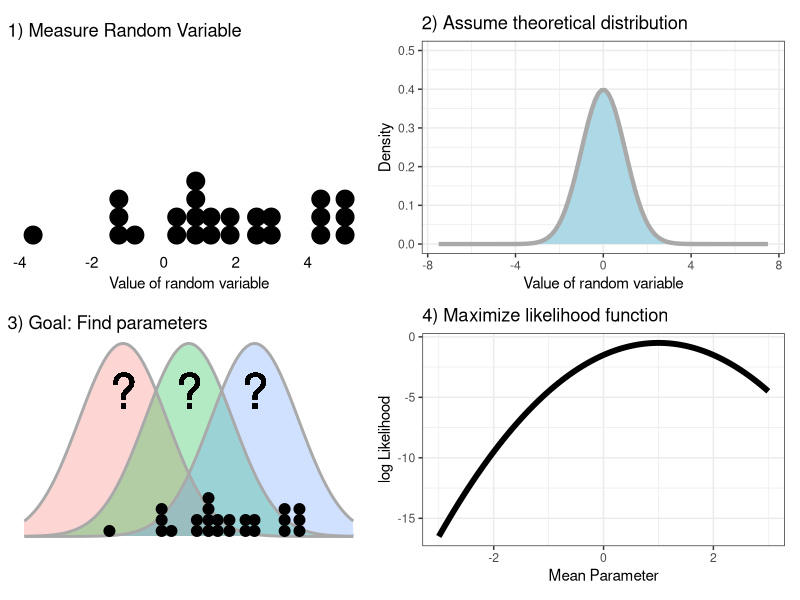

R code for this plot:
## ---- chunk 1
library("ggplot2")
library("patchwork")
set.seed(2)
n = 25
maxx = 7.5
minx = -maxx 
x = seq(from = minx, to = maxx, length.out = 100)
y = dnorm(x)

# just the distribution
dat = data.frame(x,y, type = "0")
p = ggplot(dat,aes(x=x,y=y, group = type)) +
  geom_area(fill = "lightblue", alpha = 1) + 
  geom_line(size = 1.5, color = "darkgrey") +
  scale_x_continuous("Value of random variable") +
  scale_y_continuous("Density", limits = c(0, 0.5)) +
  theme_bw() +
  ggtitle("2) Assume theoretical distribution")

# non-parametric distribution of the data
# note: just for visualization, we don't actually need this for likelihood approach
xsample = rnorm(n, mean = 1, sd = 2)
xx =  density(xsample)
xx = data.frame(x = xx$x, y = xx$y, type = "real")
#xx = rbind(xx, dat)

xdat = data.frame(x = xsample, type = "egal", y = 0)

# TODO: Beeplot

#p2 = ggplot(xx, aes(x=x,y=y, group = type)) +
#  geom_rug(data = data.frame(xdat)) +
#  geom_area(fill = "lightblue", alpha = 0.3) + 
#  geom_line(size = 2, lty= 2) +
#  theme_void() +
#  ggtitle("1) Data")

p2 = ggplot(xdat) +
  geom_dotplot(aes(x = x), binwidth = 0.5, stackdir = "up") +
  theme_void() +
  ggtitle("1) Measure Random Variable") +
  theme(axis.text.x = element_text(),
        axis.title.x = element_text()) +
  scale_x_continuous("Value of random variable")

# different means
d1 = data.frame(x = x, y = dnorm(x, mean = -3, sd = 2), type = "1")
d2 = data.frame(x = x, y = dnorm(x, mean = -0, sd = 2), type = "2")
d3 = data.frame(x = x, y = dnorm(x, mean =  3, sd = 2), type = "3")
dd = data.frame(data.table::rbindlist(list(d1, d2, d3)))

p3 = ggplot(dd, aes(x=x,y=y, group = type)) +
  geom_area(aes(fill = type), alpha = 0.3, position = "identity") + 
  scale_fill_discrete(guide = "none") +
  geom_line(size = 1, color = "darkgrey") +
  ggtitle("3) Goal: Find parameters") +
  geom_text(label = "?", x = -3, y = 0.15, size = 12) + 
  geom_text(label = "?", x = 0, y = 0.15, size = 12) + 
  geom_text(label = "?", x = 3, y = 0.15, size = 12) + 
  geom_dotplot(aes(x = x), binwidth = 0.5, data = xdat, dotsize = 1) +
  scale_y_continuous(limits = c(0, 0.2)) +
  theme_void() 

x = seq(from = -3, to = 3, length.out = 100)
y =  - 0.5 - (x - 1)^2
ldat = data.frame(x, y)
p5 = ggplot(ldat) + 
     geom_line(aes(x = x, y = y), size = 2) +
     scale_x_continuous("Mean Parameter") +
     scale_y_continuous("log Likelihood") +
     theme_bw() +
     ggtitle("4) Maximize likelihood function")
print((p2 + p) / (p3 + p5))
